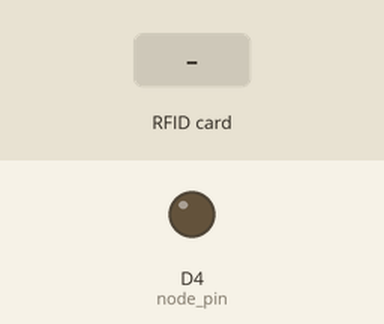
Simulated run of this sketch. Board: ESP8266 (NodeMCU). Parts: output pins drawn as LEDs (lit = HIGH). The inputs (shaded band) are chosen by the test bench. WiFi joins after 1.5 s; servers stay silent unless stated; what the sketch prints to the serial monitor is not drawn.

Above: at 0.1 s.
At 2.7 s:
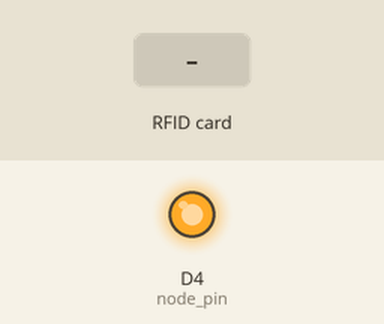
2.8 s: RFID card 6A 75 84 07 held to the reader
At 3.9 s:
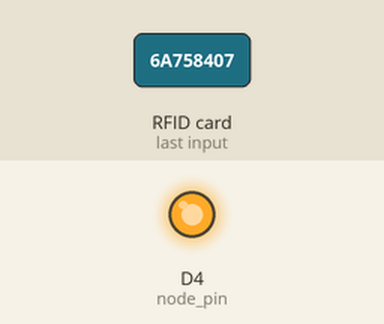
Timing chart, 0 to 5.8 s (numbered marks = the images above; inputs shaded):
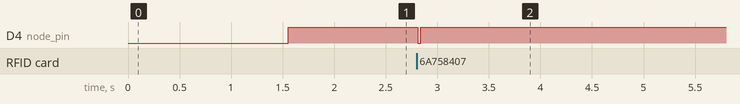

The sketch:

rfid_card_pin_high.ino
```cpp
#include<MFRC522.h>
#include<SPI.h>
#include <ESP8266WiFi.h>
#include <ESP8266HTTPClient.h>
#include <WiFiClient.h>

#define RST_PIN         D2          // Configurable, see typical pin layout above
#define SS_PIN          D8
#define node_pin        D4
const char* ssid = "dhong";
const char* password = "01521439838";

//Your Domain name with URL path or IP address with path
String serverName = "https://192.168.0.100:8000/sendTempHumData";
MFRC522 mfrc522(SS_PIN, RST_PIN);
void setup()
{
  WiFi.begin(ssid, password);
  Serial.println("Connecting");
  while (WiFi.status() != WL_CONNECTED) {
    delay(500);
    Serial.print(".");
  }
  Serial.println("");
  Serial.print("Connected to WiFi network with IP Address: ");
  Serial.println(WiFi.localIP());

  pinMode(node_pin, OUTPUT);
  SPI.begin();
  Serial.begin(115200);
  mfrc522.PCD_Init();
  digitalWrite(node_pin, HIGH);

}
void loop()
{


  if (mfrc522.PICC_IsNewCardPresent())
  {
    if (mfrc522.PICC_ReadCardSerial())
    {
      String uid = "";

      for (int i = 0; i < mfrc522.uid.size; i++)
      {

        uid.concat(String(mfrc522.uid.uidByte[i] < 0x10 ? "0" : ""));
        uid.concat(String(mfrc522.uid.uidByte[i], HEX));
      }
      uid.toUpperCase();

      if (uid == "6A758407")
      {
        //Serial.println("1");
        digitalWrite(node_pin, LOW);
      }
      if (uid == "6B86CC21")
      {
        // Serial.println("2");
        digitalWrite(node_pin, LOW);
      }
      if (uid == "3AFA8A07")
      {
        //Serial.println("3");
        digitalWrite(node_pin, LOW);

      }
      if (uid == "2B2BB821")
      {
        //Serial.println("4");
        digitalWrite(node_pin, LOW);
      }
    }
  }
  else {
    digitalWrite(node_pin, HIGH);
  }


}
```

Measured:
- after the input at 2.8 s, D4 (node_pin): HIGH → LOW at once, → HIGH 0.03 s later
